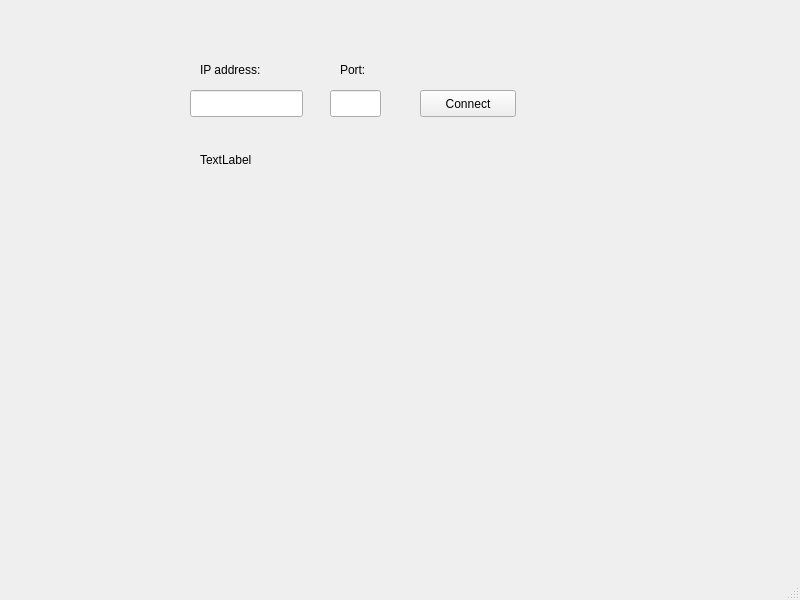
<?xml version="1.0" encoding="UTF-8"?>
<ui version="4.0">
 <class>MainWindow</class>
 <widget class="QMainWindow" name="MainWindow">
  <property name="geometry">
   <rect>
    <x>0</x>
    <y>0</y>
    <width>800</width>
    <height>600</height>
   </rect>
  </property>
  <property name="windowTitle">
   <string>MainWindow</string>
  </property>
  <widget class="QWidget" name="centralwidget">
   <widget class="QLabel" name="label">
    <property name="geometry">
     <rect>
      <x>200</x>
      <y>60</y>
      <width>91</width>
      <height>19</height>
     </rect>
    </property>
    <property name="autoFillBackground">
     <bool>false</bool>
    </property>
    <property name="text">
     <string>IP address:</string>
    </property>
   </widget>
   <widget class="QPushButton" name="joinButton">
    <property name="geometry">
     <rect>
      <x>420</x>
      <y>90</y>
      <width>96</width>
      <height>27</height>
     </rect>
    </property>
    <property name="text">
     <string>Connect</string>
    </property>
   </widget>
   <widget class="QLineEdit" name="ipLineEdit">
    <property name="geometry">
     <rect>
      <x>190</x>
      <y>90</y>
      <width>113</width>
      <height>27</height>
     </rect>
    </property>
   </widget>
   <widget class="QLineEdit" name="portLineEdit">
    <property name="geometry">
     <rect>
      <x>330</x>
      <y>90</y>
      <width>51</width>
      <height>27</height>
     </rect>
    </property>
   </widget>
   <widget class="QLabel" name="label_2">
    <property name="geometry">
     <rect>
      <x>340</x>
      <y>60</y>
      <width>70</width>
      <height>19</height>
     </rect>
    </property>
    <property name="text">
     <string>Port:</string>
    </property>
   </widget>
   <widget class="QLabel" name="serverMsgLabel">
    <property name="enabled">
     <bool>true</bool>
    </property>
    <property name="geometry">
     <rect>
      <x>200</x>
      <y>150</y>
      <width>321</width>
      <height>19</height>
     </rect>
    </property>
    <property name="text">
     <string>TextLabel</string>
    </property>
   </widget>
  </widget>
  <widget class="QMenuBar" name="menubar">
   <property name="geometry">
    <rect>
     <x>0</x>
     <y>0</y>
     <width>800</width>
     <height>24</height>
    </rect>
   </property>
  </widget>
  <widget class="QStatusBar" name="statusbar"/>
 </widget>
 <resources/>
 <connections/>
</ui>
